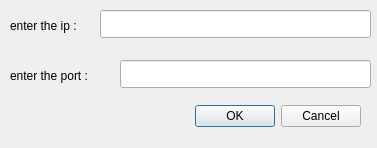
<?xml version="1.0" encoding="UTF-8"?>
<ui version="4.0">
 <class>GetIpPage</class>
 <widget class="QDialog" name="GetIpPage">
  <property name="geometry">
   <rect>
    <x>0</x>
    <y>0</y>
    <width>377</width>
    <height>148</height>
   </rect>
  </property>
  <property name="windowTitle">
   <string>Dialog</string>
  </property>
  <widget class="QDialogButtonBox" name="buttonBox">
   <property name="geometry">
    <rect>
     <x>20</x>
     <y>100</y>
     <width>341</width>
     <height>32</height>
    </rect>
   </property>
   <property name="orientation">
    <enum>Qt::Horizontal</enum>
   </property>
   <property name="standardButtons">
    <set>QDialogButtonBox::Cancel|QDialogButtonBox::Ok</set>
   </property>
  </widget>
  <widget class="QLabel" name="lbl1">
   <property name="geometry">
    <rect>
     <x>10</x>
     <y>10</y>
     <width>111</width>
     <height>31</height>
    </rect>
   </property>
   <property name="text">
    <string>enter the ip : </string>
   </property>
  </widget>
  <widget class="QLineEdit" name="ipAddress">
   <property name="geometry">
    <rect>
     <x>100</x>
     <y>10</y>
     <width>271</width>
     <height>28</height>
    </rect>
   </property>
  </widget>
  <widget class="QLineEdit" name="port">
   <property name="geometry">
    <rect>
     <x>120</x>
     <y>60</y>
     <width>251</width>
     <height>28</height>
    </rect>
   </property>
   <property name="inputMask">
    <string>00000</string>
   </property>
  </widget>
  <widget class="QLabel" name="lbl2">
   <property name="geometry">
    <rect>
     <x>10</x>
     <y>60</y>
     <width>111</width>
     <height>31</height>
    </rect>
   </property>
   <property name="text">
    <string>enter the port : </string>
   </property>
  </widget>
 </widget>
 <resources/>
 <connections>
  <connection>
   <sender>buttonBox</sender>
   <signal>accepted()</signal>
   <receiver>GetIpPage</receiver>
   <slot>accept()</slot>
   <hints>
    <hint type="sourcelabel">
     <x>248</x>
     <y>254</y>
    </hint>
    <hint type="destinationlabel">
     <x>157</x>
     <y>274</y>
    </hint>
   </hints>
  </connection>
  <connection>
   <sender>buttonBox</sender>
   <signal>rejected()</signal>
   <receiver>GetIpPage</receiver>
   <slot>close()</slot>
   <hints>
    <hint type="sourcelabel">
     <x>316</x>
     <y>260</y>
    </hint>
    <hint type="destinationlabel">
     <x>286</x>
     <y>274</y>
    </hint>
   </hints>
  </connection>
 </connections>
</ui>
